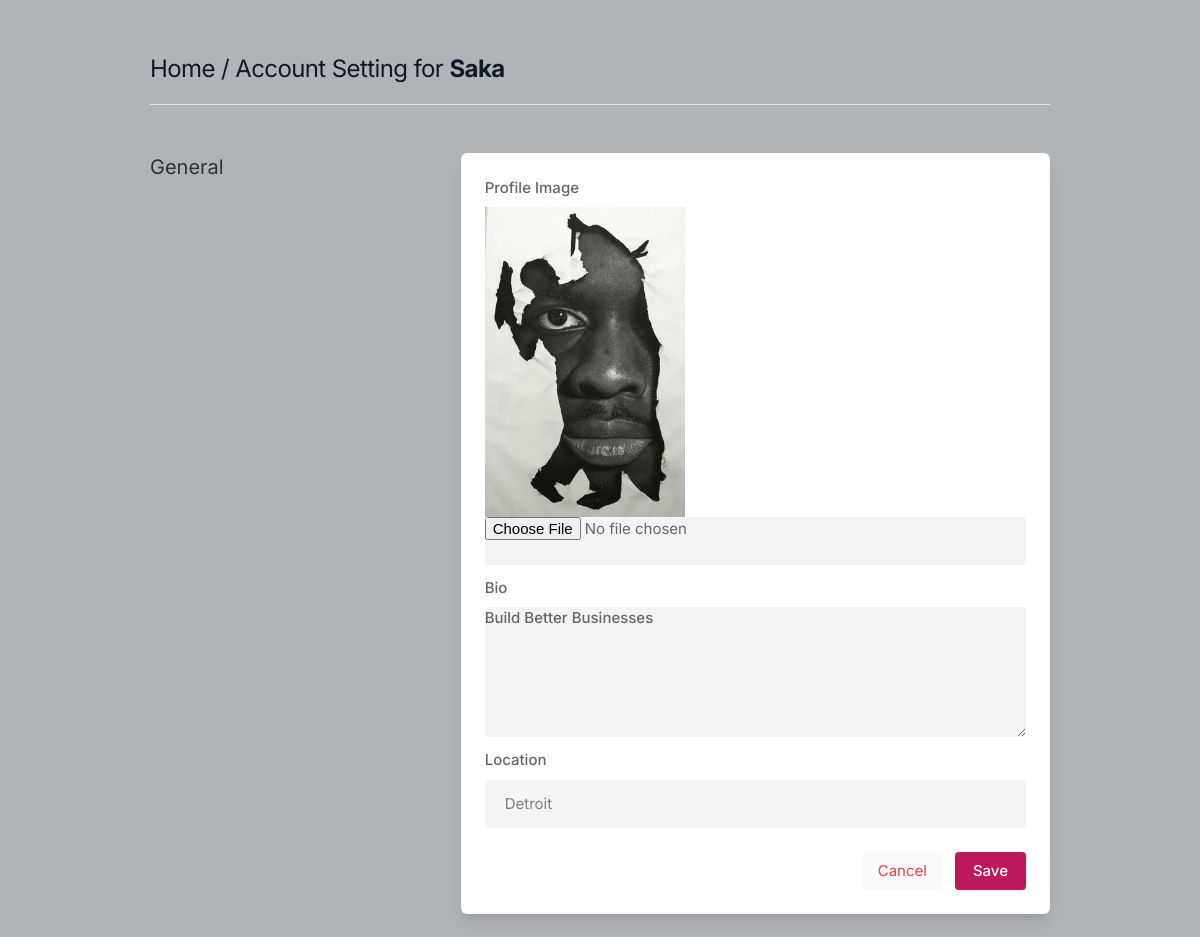
/settings (signed in), run on the app's committed database.
### core/models.py (models this page shows, shortened)
class Profile(models.Model):
    user = models.ForeignKey(User, on_delete=models.CASCADE)
    id_user = models.IntegerField(default=1)
    bio = models.TextField(blank=True)
    profileimg = models.ImageField(upload_to='profile_images',
                                   default='avatar-1.jpg')
    location = models.CharField(max_length=100, blank=True)

### core/views.py (the view, shortened to what this page needs)
# urls.py: path('settings', views.settings, name='settings'),
@login_required(login_url='signin')
def settings(request):
    user_profile = Profile.objects.get(user=request.user)
    return render(request, 'setting.html', {'user_profile': user_profile})

### templates/setting.html (shortened to what this page needs)
{% load static %}
<!DOCTYPE html>
<html lang="en">
<head>
    <link rel="stylesheet" href="{% static 'assets/css/icons.css' %}">
    <link rel="stylesheet" href="{% static 'assets/css/uikit.css' %}">
    <link rel="stylesheet" href="{% static 'assets/css/style.css' %}">
    <link rel="stylesheet" href="{% static 'assets/css/tailwind.css' %}">
</head>
<body>
            <div class="container m-auto">
                <h1 class="text-2xl leading-none text-gray-900 tracking-tight mt-3"><a href="/">Home</a> / Account Setting for <b>{{user.username}}</b> </h1>
                <br>
                <hr>
                <div class="grid lg:grid-cols-3 mt-12 gap-8">
                    <div>
                        <h3 class="text-xl mb-2"> General</h3>
                    </div>
                    <div class="bg-white rounded-md lg:shadow-lg shadow col-span-2">
                    <form action="" method="POST" enctype="multipart/form-data">
                       <div class="grid grid-cols-2 gap-3 lg:p-6 p-4">
                            <div class="col-span-2">
                                <label for=""> Profile Image</label>
                                <img width="200" height="200"
                                     src="{{user_profile.profileimg.url}}" />
                                <input type="file" name="image" class="shadow-none bg-gray-100">
                            </div>
                            <div class="col-span-2">
                                <label for="about">Bio</label>
                                <textarea id="about" name="bio" rows="3"  class="shadow-none bg-gray-100">{{user_profile.bio}}</textarea>
                            </div>
                            <div class="col-span-2">
                                <label for=""> Location</label>
                                <input type="text" name="location" value="{{user_profile.location}}" class="shadow-none bg-gray-100">
                            </div>
                       </div>
                       <div class="bg-gray-10 p-6 pt-0 flex justify-end space-x-3">
                           <button class="p-2 px-4 rounded bg-gray-50 text-red-500"> <a href="/">Cancel</a> </button>
                           <button type="submit" class="button bg-blue-700"> Save </button>
                       </div>
                    </form>
                    </div>
                    </div>
                    <br>
                </div>
</body>
</html>

### static/assets/css/style.css (style rules this page uses)
body { background-color: #B0B3B8 !important; }
button { vertical-align: middle; }
span.button, button.button { background-color: #be185d; top: 0; color: #fff; position: relative; padding: 8px 18px; line-height: 22px; position: relative; font-weight: 500; font-size: 15px; display: inline-block; -webkit-transition: all 0.2s ease-in-out; transition: all 0.2s ease-in-out; cursor: pointer; overflow: hidden; border: none; border-radius: 4px; -webkit-box-shadow: 0 1px 3px rgba(0, 0, 0, 0.1); box-shadow: 0 1px 3px rgba(0, 0, 0, 0.1); }
input { height: 48px; line-height: 48px; padding: 0 20px; outline: none; font-size: 15px; color: #808080; max-width: 100%; width: 100%; -webkit-box-sizing: border-box; box-sizing: border-box; display: block; font-weight: 400; opacity: 1; border-radius: 4px; border: none; -webkit-box-shadow: 0 1px 4px 0px rgba(0, 0, 0, 0.12); box-shadow: 0 1px 4px 0px rgba(0, 0, 0, 0.12); }
input[type="text"], input[type="password"], input[type="email"], input[type="number"] { height: 48px; line-height: 48px; padding: 0 20px; outline: none; font-size: 15px; color: #808080; max-width: 100%; width: 100%; -webkit-box-sizing: border-box; box-sizing: border-box; display: block; font-weight: 400; opacity: 1; border-radius: 4px; border: none; -webkit-box-shadow: 0 1px 4px 0px rgba(0, 0, 0, 0.12); box-shadow: 0 1px 4px 0px rgba(0, 0, 0, 0.12); }
textarea { height: 48px; line-height: 48px; padding: 0 20px; outline: none; font-size: 15px; color: #808080; margin: 0 0 16px 0; max-width: 100%; width: 100%; -webkit-box-sizing: border-box; box-sizing: border-box; display: block; background-color: #fff; font-weight: 500; opacity: 1; border-radius: 4px; border: none; -webkit-box-shadow: 0 1px 4px 0px rgba(0, 0, 0, 0.12); box-shadow: 0 1px 4px 0px rgba(0, 0, 0, 0.12); }
input { -webkit-transition: all 0.1s ease-in-out; transition: all 0.1s ease-in-out; }
::placeholder { color: #808080; opacity: 1; }
textarea { height: auto; line-height: 27px; padding: 20px; min-height: 130px; -webkit-transition: none !important; transition: none !important; min-width: 100%; }
label, legend { display: block; font-weight: bold; font-size: 15px; font-weight: 500; margin-bottom: 8px; }
button { border: none; margin: 0; padding: 0; width: auto; overflow: visible; background: transparent; color: inherit; font: inherit; line-height: normal; cursor: pointer; }
a { color: #be185d; -webkit-transition: 0.3s; transition: 0.3s; outline: none !important; }
button { outline: none !important; }
img { max-width: 100%; }
body { color: #666; font-size: 15px; line-height: 27px; background-color: #f0f2f5; font-family: "Inter", sans-serif; text-transform: none; }
h1, h2, h3, h4, h5, h6 { font-family: "Inter", sans-serif; text-transform: none; }
input[type="text"], input[type="password"], input[type="email"] { font-family: "Inter", sans-serif; text-transform: none; }
textarea, select { font-family: "Inter", sans-serif; text-transform: none; }
button, body .pac-container { font-family: "Inter", sans-serif; text-transform: none; }
h1, h2, h3, h4, h5, h6 { color: #333; font-weight: 500; margin: 0; padding: 0; }
h1 { font-size: 32px; }
h3 { font-size: 22px; }
b, strong { font-weight: 700 !important; }
@media (min-width: 1024px) { .container { max-width: 900px !important; padding-top: 45px; } }
.shadow-none { -webkit-box-shadow: none !important; box-shadow: none !important; }

### data on the page
Profile: profileimg (picture), bio "Build Better Businesses", location "Detroit"

### other printed values
{{ user.username }} "Saka"
